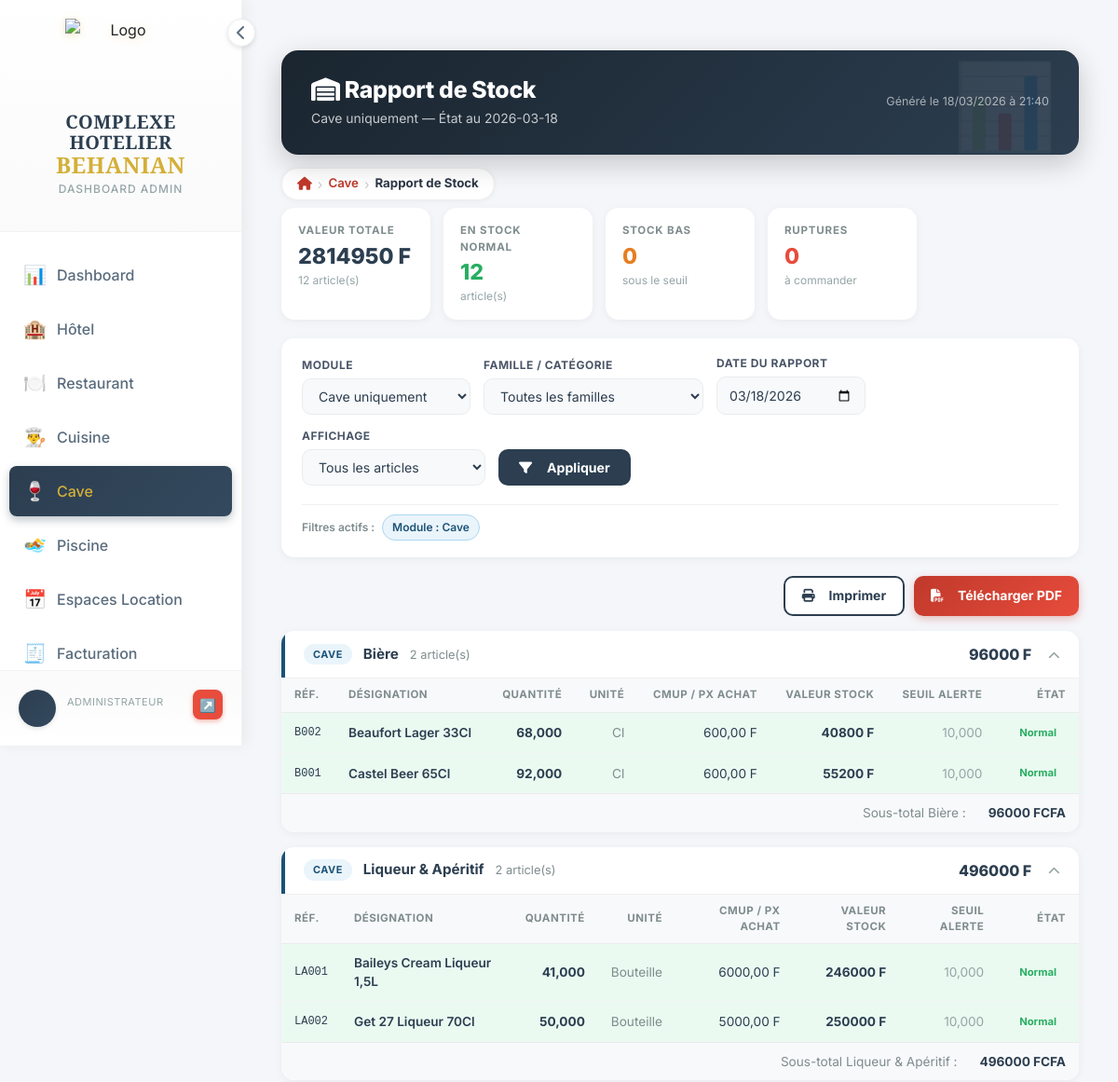
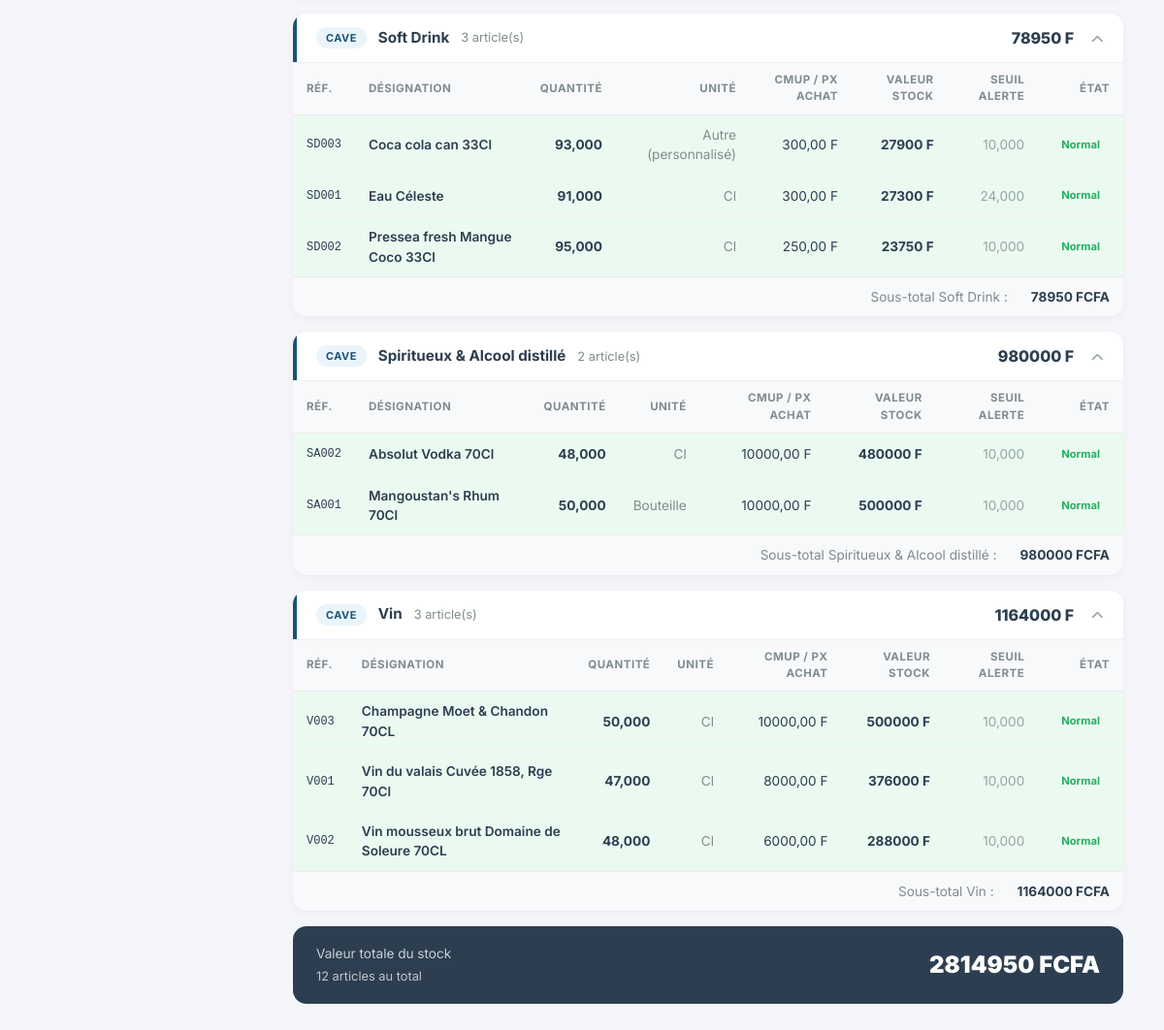
/bar/rapport/stock/, run on the app's committed database (2 pictures, top to bottom).
### bar/models.py (models this page shows, shortened)
class CategorieBar(models.Model):
    nom = models.CharField(max_length=50, verbose_name="Nom")
    ordre = models.IntegerField(default=0, verbose_name="Ordre d'affichage")
    class Meta:
        verbose_name = "Catégorie de Boisson"
        verbose_name_plural = "Catégories de Boissons"
        ordering = ['ordre', 'nom']

class BoissonBar(models.Model):
    STATUT_CHOICES = [
        ('actif', 'Actif'),
        ('sommeil', 'En sommeil'),
        ('supprime', 'Supprimé'),
    ]
    UNITE_STANDARD_CHOICES = [
        ('bouteille', 'Bouteille'),
        ('verre', 'Verre'),
        ('cl', 'Cl'),
        ('litre', 'Litre'),
        ('autre', 'Autre (personnalisé)'),
    ]
    MODE_PRIX_CHOICES = [
        ('manuel', 'Prix saisi manuellement'),
        ('marge', 'Calculé (prix achat + marge %)'),
    ]
    reference = models.CharField(max_length=50, unique=True, blank=True, null=True, verbose_name="Référence article")
    nom = models.CharField(max_length=100, verbose_name="Désignation")
    categorie = models.ForeignKey(CategorieBar, on_delete=models.CASCADE, verbose_name="Famille / Catégorie")
    description = models.TextField(blank=True, null=True, verbose_name="Description")
    image = models.ImageField(upload_to='boissons/', blank=True, null=True, verbose_name="Image")
    mode_prix = models.CharField(max_length=10, choices=MODE_PRIX_CHOICES, default='manuel', verbose_name="Mode de calcul du prix")
    prix_achat = models.DecimalField(max_digits=10, decimal_places=2, default=0, verbose_name="Prix d'achat (FCFA)")
    marge = models.DecimalField(max_digits=5, decimal_places=2, default=0, verbose_name="Marge (%)")
    prix = models.DecimalField(max_digits=10, decimal_places=2, default=0, verbose_name="Prix de vente (FCFA)")
    unite_standard = models.CharField(max_length=20, choices=UNITE_STANDARD_CHOICES, default='bouteille', verbose_name="Unité standard")
    unite_personnalisee = models.ForeignKey(UniteVente, on_delete=models.SET_NULL, null=True, blank=True, verbose_name="Unité personnalisée")
    quantite_stock = models.IntegerField(default=0, verbose_name="Quantité en stock")
    seuil_alerte = models.IntegerField(default=10, verbose_name="Seuil d'alerte")
    disponible = models.BooleanField(default=True, verbose_name="Disponible à la vente")
    statut = models.CharField(max_length=20, choices=STATUT_CHOICES, default='actif', verbose_name="Statut")
    est_compose = models.BooleanField(default=False, verbose_name="Article composé (pack/nomenclature)")
    date_creation = models.DateTimeField(auto_now_add=True)
    date_modification = models.DateTimeField(auto_now=True)
    @property
    def unite_affichee(self):
        if self.unite_standard == 'autre' and self.unite_personnalisee:
            return str(self.unite_personnalisee)
        return self.get_unite_standard_display()
    @property
    def est_en_rupture(self):
        return self.quantite_stock == 0
    @property
    def est_stock_bas(self):
        return 0 < self.quantite_stock <= self.seuil_alerte
    class Meta:
        verbose_name = "Article (Cave)"
        verbose_name_plural = "Articles (Cave)"
        ordering = ['categorie', 'nom']

### bar/views.py (the view)
# urls.py: path('rapport/stock/', views.rapport_stock_cave, name='rapport_stock'),
def rapport_stock_cave(request):
    get = request.GET.copy()
    if 'module' not in get:
        get['module'] = 'cave'
    request.GET = get
    from rapport.views import rapport_stock
    return rapport_stock(request)

### dashboard/templatetags/breadcrumb.py (called while the page is built)
@register.inclusion_tag('components/breadcrumb.html', takes_context=True)
def breadcrumb(context, *args):
    items = []
    args = list(args)
    while len(args) >= 2:
        label    = args.pop(0)
        url_name = args.pop(0)
        if url_name:
            try:
                url = reverse(url_name)
                items.append({'label': label, 'url': url, 'active': False})
            except NoReverseMatch:
                items.append({'label': label, 'url': url_name, 'active': False})
        else:
            items.append({'label': label, 'url': None, 'active': True})
    return {'items': items}

### templates/rapport/stock.html (shortened to what this page needs)
{% extends 'dashboard/base_dashboard.html' %}
{% load breadcrumb %}
{% load humanize %}
{% block content %}
<div class="container-fluid py-4">
    <div class="rpt-header">
        <div>
            <h2><i class="fas fa-warehouse mr-2"></i> Rapport de Stock</h2>
            <p>
                {% if module_filtre == 'cuisine' %}Cuisine uniquement
                {% elif module_filtre == 'cave' %}Cave uniquement
                {% else %}Cuisine + Cave
                {% endif %}
                — État au {{ date_rapport }}
            </p>
        </div>
        <div style="text-align:right;font-size:0.78rem;opacity:0.6;">
            Généré le {{ generated_at|date:"d/m/Y à H:i" }}
        </div>
    </div>
    {% if module_filtre == 'cuisine' %}
    {% breadcrumb "Cuisine" "cuisine:index" "Rapport de Stock" "" %}
    {% elif module_filtre == 'cave' %}
    {% breadcrumb "Cave" "bar:dashboard" "Rapport de Stock" "" %}
    {% else %}
    {% breadcrumb "Tableau de bord" "dashboard:index" "Rapport de Stock" "" %}
    {% endif %}
    <div id="printable-zone">
        <div class="stats-grid">
            <div class="stat-card">
                <div class="sc-label">Valeur totale</div>
                <div class="sc-value">{{ total_valeur|floatformat:0 }} F</div>
                <div class="sc-sub">{{ total_articles }} article(s)</div>
            </div>
            <div class="stat-card success">
                <div class="sc-label">En stock normal</div>
                <div class="sc-value">{{ nb_normal }}</div>
                <div class="sc-sub">article(s)</div>
            </div>
            <div class="stat-card warning">
                <div class="sc-label">Stock bas</div>
                <div class="sc-value">{{ nb_bas }}</div>
                <div class="sc-sub">sous le seuil</div>
            </div>
            <div class="stat-card danger">
                <div class="sc-label">Ruptures</div>
                <div class="sc-value">{{ nb_rupture }}</div>
                <div class="sc-sub">à commander</div>
            </div>
        </div>
        <form method="get" class="filtres-bar" id="filtres-form">
            <div class="filtre-group">
                <label>Module</label>
                <select name="module" onchange="majCategories()">
                    <option value="cave"    {% if module_filtre == 'cave' %}selected{% endif %}>Cave uniquement</option>
                </select>
            </div>
            <div class="filtre-group">
                <label>Famille / Catégorie</label>
                <select name="categorie" id="select-categorie">
                    <option value="">Toutes les familles</option>
                </select>
            </div>
            <div class="filtre-group">
                <label>Date du rapport</label>
                <input type="date" name="date" value="{{ date_rapport }}">
            </div>
            <div class="filtre-group">
                <label>Affichage</label>
                <select name="etat">
                    <option value="tous"    {% if etat_filtre == 'tous' %}selected{% endif %}>Tous les articles</option>
                </select>
            </div>
            <button type="submit" class="btn-appliquer">
                <i class="fas fa-filter"></i> Appliquer
            </button>
            <div class="filtres-actifs">
                <span style="font-size:0.75rem;color:#7f8c8d;font-weight:600;">Filtres actifs :</span>
                {% if module_filtre != 'tous' %}
                <span class="badge-filtre">Module : {{ module_filtre|title }}</span>
                {% endif %}
            </div>
        </form>
        <div class="actions-bar">
            <button class="btn-print" onclick="window.print()">
                <i class="fas fa-print"></i> Imprimer
            </button>
            <button class="btn-pdf" id="btn-pdf" onclick="exporterPDFStock()">
                <i class="fas fa-file-pdf"></i> Télécharger PDF
            </button>
        </div>
        {% if groupes %}
            {% for groupe in groupes %}
            <div class="groupe-card">
                <div class="groupe-header {{ groupe.module }}" onclick="toggleGroupe(this)">
                    <div class="groupe-header-left">
                        <span class="groupe-module-badge badge-{{ groupe.module }}">{{ groupe.module|title }}</span>
                        <span class="groupe-nom">{{ groupe.categorie }}</span>
                        <span class="groupe-nb">{{ groupe.articles|length }} article(s)</span>
                    </div>
                    <div class="groupe-header-right">
                        <span class="groupe-valeur">{{ groupe.valeur|floatformat:0 }} F</span>
                        <i class="fas fa-chevron-down groupe-toggle open"></i>
                    </div>
                </div>
                <div class="groupe-table">
                    <table class="articles-table">
                        <thead>
                            <tr>
                                <th style="text-align:left;">Réf.</th>
                                <th style="text-align:left;">Désignation</th>
                                <th>Quantité</th>
                                <th>Unité</th>
                                <th>CMUP / Px achat</th>
                                <th>Valeur stock</th>
                                <th>Seuil alerte</th>
                                <th>État</th>
                            </tr>
                        </thead>
                        <tbody>
                            {% for art in groupe.articles %}
                            <tr class="etat-{{ art.etat }}">
                                <td class="ref-cell">{{ art.reference }}</td>
                                <td class="nom-cell">{{ art.nom }}</td>
                                <td class="qte-cell {{ art.etat }}">{{ art.quantite|floatformat:3 }}</td>
                                <td style="color:#7f8c8d;">{{ art.unite }}</td>
                                <td>{{ art.cmup|floatformat:2 }} F</td>
                                <td class="valeur-cell">{{ art.valeur|floatformat:0 }} F</td>
                                <td style="color:#95a5a6;">
                                    {% if art.seuil > 0 %}{{ art.seuil|floatformat:3 }}{% else %}—{% endif %}
                                </td>
                                <td>
                                    <span class="etat-badge etat-{{ art.etat }}">
                                        {% if art.etat == 'rupture' %}Rupture
                                        {% elif art.etat == 'bas' %}Stock bas
                                        {% else %}Normal{% endif %}
                                    </span>
                                </td>
                            </tr>
                            {% endfor %}
                        </tbody>
                    </table>
                    <div class="groupe-footer">
                        <span class="footer-label">Sous-total {{ groupe.categorie }} :</span>
                        <span class="footer-val">{{ groupe.valeur|floatformat:0 }} FCFA</span>
                    </div>
                </div>
            </div>
            {% endfor %}
            <div class="total-general">
                <div>
                    <div class="tg-label">Valeur totale du stock</div>
                    <div class="tg-detail">
                        <span class="tg-item">{{ total_articles }} articles au total</span>
                    </div>
                </div>
                <div class="tg-value">{{ total_valeur|floatformat:0 }} FCFA</div>
            </div>
        {% else %}
            <div class="empty-state">
                <i class="fas fa-box-open"></i>
                <p>Aucun article ne correspond aux filtres sélectionnés.</p>
            </div>
        {% endif %}
    </div>
</div>
{% endblock %}

### templates/dashboard/base_dashboard.html (style rules this page uses)
* { margin: 0; padding: 0; box-sizing: border-box; }
body { font-family: 'Inter', -apple-system, BlinkMacSystemFont, 'Segoe UI', sans-serif; background: #f5f6fa; display: flex; min-height: 100vh; }
.btn i, .btn-action i, .btn-primary i, .btn-secondary i, .btn-danger i, .btn-success i, .btn-warning i, .btn-info i, button i, a.btn i, a[class*="btn"] i, .tab-btn i, .nav-item i, .stat-box i, .status-tab i { margin-right: 8px !important; }

### data on the page
CategorieBar: categorie "Bière", categorie "Bière"
BoissonBar: reference "B002", nom "Beaufort Lager 33Cl", cmup "600,00"
BoissonBar: reference "B001", nom "Castel Beer 65Cl", cmup "600,00"
CategorieBar: categorie "Liqueur & Apéritif", categorie "Liqueur & Apéritif"
BoissonBar: reference "LA001", nom "Baileys Cream Liqueur 1,5L", cmup "6000,00"
BoissonBar: reference "LA002", nom "Get 27 Liqueur 70Cl", cmup "5000,00"
CategorieBar: categorie "Soft Drink", categorie "Soft Drink"
BoissonBar: reference "SD003", nom "Coca cola can 33Cl", cmup "300,00"
BoissonBar: reference "SD001", nom "Eau Céleste", cmup "300,00"
BoissonBar: reference "SD002", nom "Pressea fresh Mangue Coco 33Cl", cmup "250,00"
CategorieBar: categorie "Spiritueux & Alcool distillé", categorie "Spiritueux & Alcool distillé"
BoissonBar: reference "SA002", nom "Absolut Vodka 70Cl", cmup "10000,00"
BoissonBar: reference "SA001", nom "Mangoustan's Rhum 70Cl", cmup "10000,00"
CategorieBar: categorie "Vin", categorie "Vin"
BoissonBar: reference "V003", nom "Champagne Moet & Chandon 70CL", cmup "10000,00"
BoissonBar: reference "V001", nom "Vin du valais Cuvée 1858, Rge 70Cl", cmup "8000,00"
BoissonBar: reference "V002", nom "Vin mousseux brut Domaine de Soleure 70CL", cmup "6000,00"

### other printed values
{{ date_rapport }} "2026-03-18"
{{ item.label }} "Cave"
{{ item.label }} "Rapport de Stock"
{{ total_valeur|floatformat:0 }} "2814950"
{{ total_articles }} "12"
{{ nb_normal }} "12"
{{ nb_bas }} "0"
{{ nb_rupture }} "0"
{{ module_filtre|title }} "Cave"
{{ groupe.module|title }} "CAVE" "CAVE" "CAVE" "CAVE" "CAVE"
{{ groupe.articles|length }} "2" "2" "3" "2" "3"
{{ groupe.valeur|floatformat:0 }} "96000" "496000" "78950" "980000" "1164000"
{{ art.quantite|floatformat:3 }} "68,000" "92,000" "41,000" "50,000" "93,000" "91,000" "95,000" "48,000" "50,000" "50,000" "47,000" "48,000"
{{ art.unite }} "Cl" "Cl" "Bouteille" "Bouteille" "Autre (personnalisé)" "Cl" "Cl" "Cl" "Bouteille" "Cl" "Cl" "Cl"
{{ art.valeur|floatformat:0 }} "40800" "55200" "246000" "250000" "27900" "27300" "23750" "480000" "500000" "500000" "376000" "288000"
